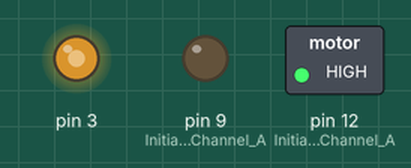
A sketch run on a simulated Arduino Uno, built with avr-gcc and run on an emulated ATmega328P. Parts: switched loads named in the sketch (green lamp = pin HIGH), output pins drawn as LEDs (lit = HIGH).

Above: at 0.05 s.
At 3.95 s:
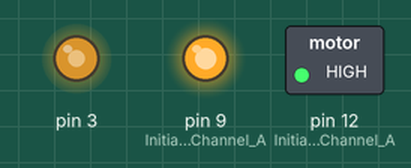
Timing chart, 0 to 4.6 s (numbered marks = the images above):
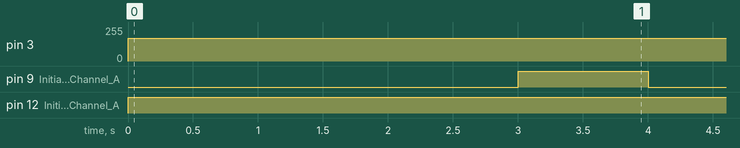

The sketch:

moisture_based_water_pump_test.ino
```cpp
/*************************************************************
Motor Shield 1-Channel DC Motor Demo
by Randy Sarafan

For more information see:
http://www.instructables.com/id/Arduino-Motor-Shield-Tutorial/

*************************************************************/

void setup() {

//  //Setup Channel A
  pinMode(12, OUTPUT); //Initiates Motor Channel A pin
  pinMode(9, OUTPUT); //Initiates Brake Channel A pin
}


void loop(){
  //forward @ full speed, A
  digitalWrite(12, HIGH); //Establishes forward direction of Channel A
  digitalWrite(9, LOW);   //Disengage the Brake for Channel A
  analogWrite(3, 170);   //Spins the motor on Channel A at a speed. approx 90 is min

  delay(3000);

  digitalWrite(9, HIGH); //Engage the Brake for Channel A

  delay(1000);

}
```

Measured:
- by itself, pin 3: 0/255 → 170/255 at 0.00 s
- by itself, pin 9 (Initiates_Brake_Channel_A): alternates HIGH for 1.0 s and LOW for 3.0 s
- by itself, pin 12 (Initiates_Motor_Channel_A): LOW → HIGH at 0.00 s
